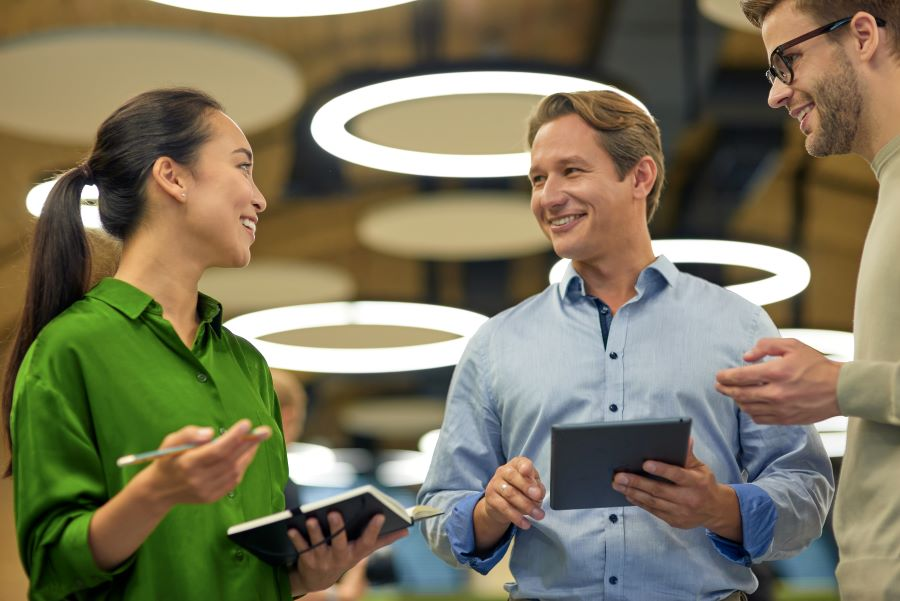
#> input picture Ressources/Des fichiers complementaires (3)/Chapitre_05-02-OpenCV/Data/image_02.jpg, 900 x 601 px, found by its file name
$ python 09_Flouter_une_image.py
#> lines starting #> are read from the running program, lines starting #| are printed output that depends on the picture
import numpy as np
import cv2

image = cv2.imread("Data\\image_02.jpg")
#> image is the input picture: shape (601, 900, 3); mean B, G, R 92.5, 117.4, 123.1


image = cv2.resize(image, (0,0), fx=0.5,fy=0.5)
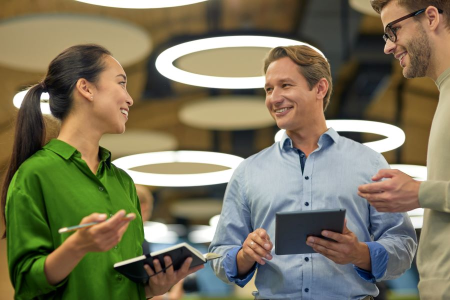
#> image: shape (300, 450, 3); mean B, G, R 92.7, 117.5, 123.3
blur_1 = cv2.GaussianBlur(image[50:150,100:150,:], (31,31),0)
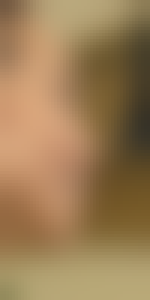
#> blur_1: shape (100, 50, 3) (shown 3 times larger); mean B, G, R 85.6, 125.8, 156.4
blur_2 = cv2.GaussianBlur(image[50:150,260:310,:], (31,31),0)
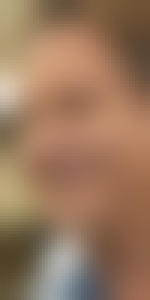
#> blur_2: shape (100, 50, 3) (shown 3 times larger); mean B, G, R 93, 119.1, 153
blur_3 = cv2.GaussianBlur(image[10:80,370:420,:], (31,31),0)
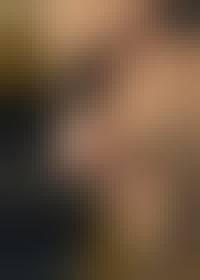
#> blur_3: shape (70, 50, 3) (shown 4 times larger); mean B, G, R 62, 83.6, 107.4


cv2.imshow("Original_before",image)
image[50:150,100:150,:]= blur_1
image[50:150,260:310,:] = blur_2
image[10:80,370:420,:] = blur_3
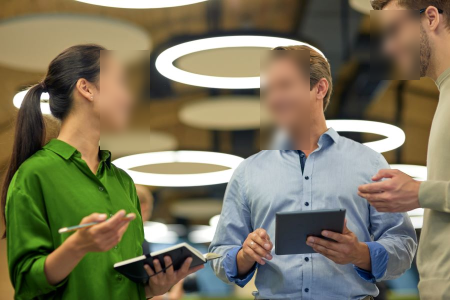
#> image: shape (300, 450, 3); mean B, G, R 92.7, 117.5, 123.3
cv2.imshow("Original_after",image)

cv2.waitKey(0)
cv2.destroyAllWindows()

$ run again, with Ressources/Des fichiers complementaires (3)/Chapitre_05-02-OpenCV/Data/image_01.jpg copied over Ressources/Des fichiers complementaires (3)/Chapitre_05-02-OpenCV/Data/image_02.jpg
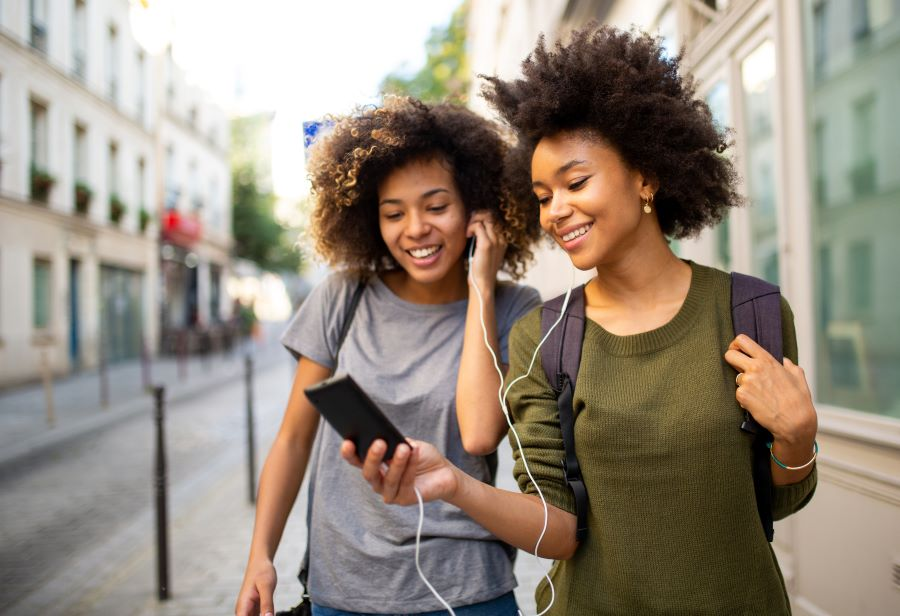
#> input picture Ressources/Des fichiers complementaires (3)/Chapitre_05-02-OpenCV/Data/image_01.jpg, 900 x 616 px, found by its file name
#> image is the input picture: shape (616, 900, 3); mean B, G, R 125.8, 138.9, 149.8
#> `blur_3 = cv2.GaussianBlur(image[10:80,370:420,:], (31,31),0)`:
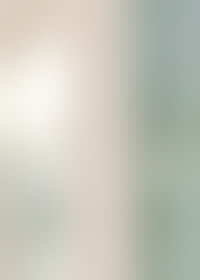
#> blur_3: shape (70, 50, 3) (shown 4 times larger); mean B, G, R 188, 199.7, 199.4
#> `image[50:150,260:310,:] = blur_2`:
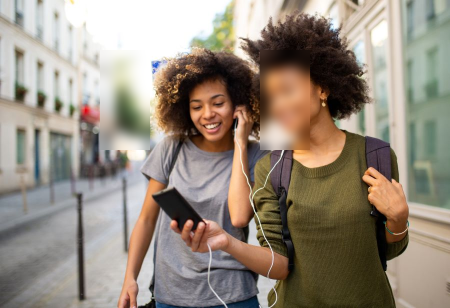
#> image: shape (308, 450, 3); mean B, G, R 126, 139.1, 149.9

$ run again, with Ressources/Des fichiers complementaires (3)/Chapitre_05-02-OpenCV/Data/image_03.jpg copied over Ressources/Des fichiers complementaires (3)/Chapitre_05-02-OpenCV/Data/image_02.jpg
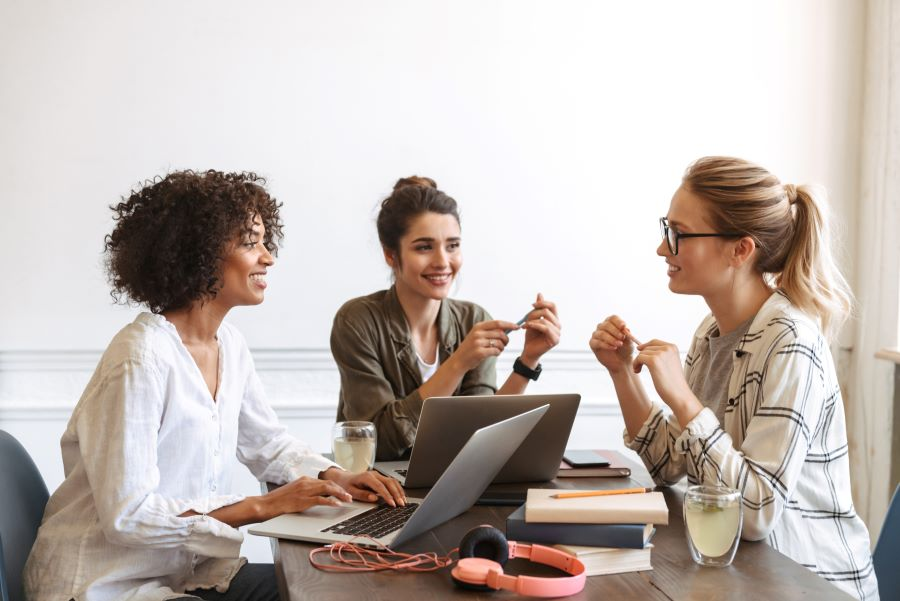
#> input picture Ressources/Des fichiers complementaires (3)/Chapitre_05-02-OpenCV/Data/image_03.jpg, 900 x 601 px, found by its file name
#> image is the input picture: shape (601, 900, 3); mean B, G, R 177.8, 183.3, 193.7
#> `blur_3 = cv2.GaussianBlur(image[10:80,370:420,:], (31,31),0)`:
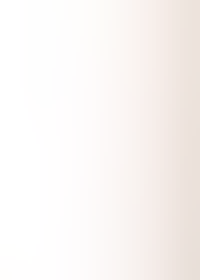
#> blur_3: shape (70, 50, 3) (shown 4 times larger); mean B, G, R 243.7, 245.6, 249.8
#> `image[50:150,100:150,:]= blur_1`:
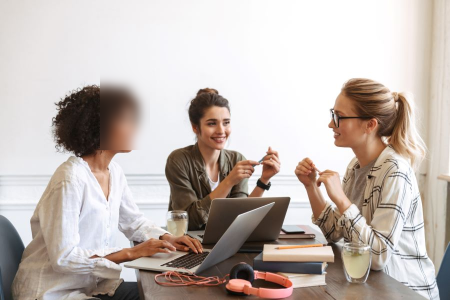
#> image: shape (300, 450, 3); mean B, G, R 178, 183.5, 193.9

$ run again, with Ressources/Des fichiers complementaires (3)/Chapitre_05-02-OpenCV/Data/image_04.jpg copied over Ressources/Des fichiers complementaires (3)/Chapitre_05-02-OpenCV/Data/image_02.jpg
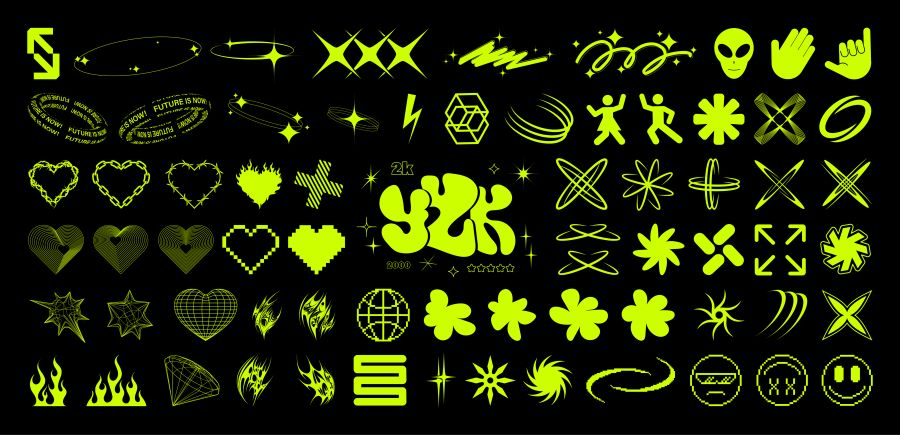
#> input picture Ressources/Des fichiers complementaires (3)/Chapitre_05-02-OpenCV/Data/image_04.jpg, 900 x 435 px, found by its file name
#> image is the input picture: shape (435, 900, 3); mean B, G, R 6.1, 38.4, 31.3
#> `blur_3 = cv2.GaussianBlur(image[10:80,370:420,:], (31,31),0)`:
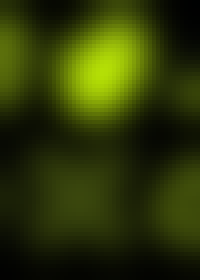
#> blur_3: shape (70, 50, 3) (shown 4 times larger); mean B, G, R 6, 54.6, 44.4
#> `image[10:80,370:420,:] = blur_3`:
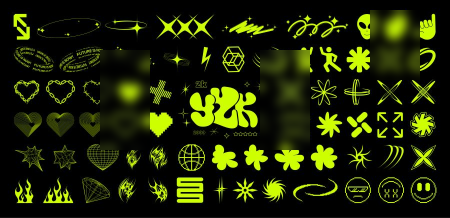
#> image: shape (218, 450, 3); mean B, G, R 6.2, 38.4, 31.3
